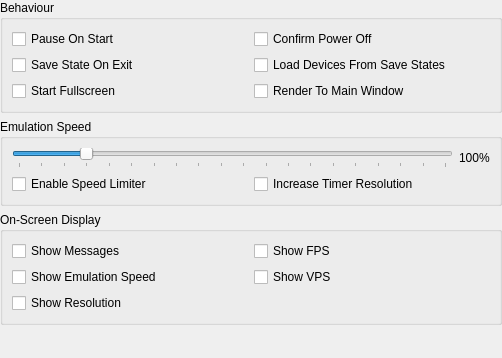
<?xml version="1.0" encoding="UTF-8"?>
<ui version="4.0">
 <class>GeneralSettingsWidget</class>
 <widget class="QWidget" name="GeneralSettingsWidget">
  <property name="geometry">
   <rect>
    <x>0</x>
    <y>0</y>
    <width>502</width>
    <height>358</height>
   </rect>
  </property>
  <property name="windowTitle">
   <string>Form</string>
  </property>
  <layout class="QVBoxLayout" name="verticalLayout">
   <property name="leftMargin">
    <number>0</number>
   </property>
   <property name="topMargin">
    <number>0</number>
   </property>
   <property name="rightMargin">
    <number>0</number>
   </property>
   <property name="bottomMargin">
    <number>0</number>
   </property>
   <item>
    <widget class="QGroupBox" name="groupBox_4">
     <property name="title">
      <string>Behaviour</string>
     </property>
     <layout class="QGridLayout" name="formLayout_4">
      <item row="0" column="0">
       <widget class="QCheckBox" name="pauseOnStart">
        <property name="text">
         <string>Pause On Start</string>
        </property>
       </widget>
      </item>
      <item row="0" column="1">
       <widget class="QCheckBox" name="confirmPowerOff">
        <property name="text">
         <string>Confirm Power Off</string>
        </property>
       </widget>
      </item>
      <item row="1" column="0">
       <widget class="QCheckBox" name="saveStateOnExit">
        <property name="text">
         <string>Save State On Exit</string>
        </property>
       </widget>
      </item>
      <item row="1" column="1">
       <widget class="QCheckBox" name="loadDevicesFromSaveStates">
        <property name="text">
         <string>Load Devices From Save States</string>
        </property>
       </widget>
      </item>
      <item row="2" column="0">
       <widget class="QCheckBox" name="startFullscreen">
        <property name="text">
         <string>Start Fullscreen</string>
        </property>
       </widget>
      </item>
      <item row="2" column="1">
       <widget class="QCheckBox" name="renderToMain">
        <property name="text">
         <string>Render To Main Window</string>
        </property>
       </widget>
      </item>
     </layout>
    </widget>
   </item>
   <item>
    <widget class="QGroupBox" name="groupBox_3">
     <property name="title">
      <string>Emulation Speed</string>
     </property>
     <layout class="QGridLayout" name="formLayout_3">
      <item row="0" column="0" colspan="2">
       <layout class="QHBoxLayout" name="horizontalLayout_2">
        <item>
         <widget class="QSlider" name="emulationSpeed">
          <property name="minimum">
           <number>25</number>
          </property>
          <property name="maximum">
           <number>500</number>
          </property>
          <property name="singleStep">
           <number>25</number>
          </property>
          <property name="pageStep">
           <number>25</number>
          </property>
          <property name="value">
           <number>100</number>
          </property>
          <property name="orientation">
           <enum>Qt::Horizontal</enum>
          </property>
          <property name="tickPosition">
           <enum>QSlider::TicksBelow</enum>
          </property>
          <property name="tickInterval">
           <number>25</number>
          </property>
         </widget>
        </item>
        <item>
         <widget class="QLabel" name="emulationSpeedLabel">
          <property name="text">
           <string>100%</string>
          </property>
         </widget>
        </item>
       </layout>
      </item>
      <item row="1" column="0">
       <widget class="QCheckBox" name="enableSpeedLimiter">
        <property name="text">
         <string>Enable Speed Limiter</string>
        </property>
       </widget>
      </item>
      <item row="1" column="1">
       <widget class="QCheckBox" name="increaseTimerResolution">
        <property name="text">
         <string>Increase Timer Resolution</string>
        </property>
       </widget>
      </item>
     </layout>
    </widget>
   </item>
   <item>
    <widget class="QGroupBox" name="groupBox_5">
     <property name="title">
      <string>On-Screen Display</string>
     </property>
     <layout class="QGridLayout" name="formLayout_5">
      <item row="2" column="0">
       <widget class="QCheckBox" name="showOSDMessages">
        <property name="text">
         <string>Show Messages</string>
        </property>
       </widget>
      </item>
      <item row="2" column="1">
       <widget class="QCheckBox" name="showFPS">
        <property name="text">
         <string>Show FPS</string>
        </property>
       </widget>
      </item>
      <item row="3" column="0">
       <widget class="QCheckBox" name="showSpeed">
        <property name="text">
         <string>Show Emulation Speed</string>
        </property>
       </widget>
      </item>
      <item row="3" column="1">
       <widget class="QCheckBox" name="showVPS">
        <property name="text">
         <string>Show VPS</string>
        </property>
       </widget>
      </item>
      <item row="4" column="0">
       <widget class="QCheckBox" name="showResolution">
        <property name="text">
         <string>Show Resolution</string>
        </property>
       </widget>
      </item>
     </layout>
    </widget>
   </item>
   <item>
    <spacer name="verticalSpacer">
     <property name="orientation">
      <enum>Qt::Vertical</enum>
     </property>
     <property name="sizeHint" stdset="0">
      <size>
       <width>20</width>
       <height>40</height>
      </size>
     </property>
    </spacer>
   </item>
  </layout>
 </widget>
 <resources>
  <include location="resources/icons.qrc"/>
 </resources>
 <connections/>
</ui>
